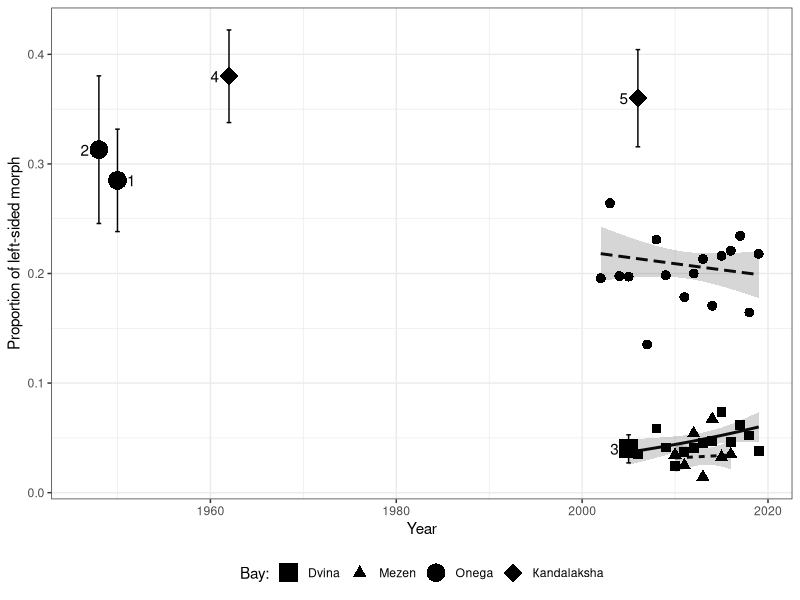

Source code (R):
## ---- chunk 1
library(knitr)
opts_chunk$set(echo = FALSE, message = FALSE, warning = FALSE)
                      
## ---- chunk 2
library(dplyr)
library(tidyr)
library(ggplot2)
library(readxl)
library(reshape2)
library(vegan)
library(mgcv)
library(ggrepel)
library(broom)
library(tidyr)

cam <- read_excel("Data/All_length_age_year.xlsx") 

cam$Orient2 <- ifelse(cam$Orient == "Left", 1, 0)
## ---- chunk 3
cam$Bay <- factor(cam$Bay)

# Mod2 <- gam(Orient2 ~ s(Year, by = Bay) +  Bay, data = cam, family = "binomial")

Mod2 <- glm(Orient2 ~ Year*Bay, data = cam, family = "binomial")



Mod_Dvina <- glm(Orient2 ~ Year, data = cam[cam$Bay == "Dvina", ], family = "binomial")
summary(Mod_Dvina)

Mod_Onega <- glm(Orient2 ~ Year, data = cam[cam$Bay == "Onega", ], family = "binomial")
summary(Mod_Onega)


Mod_Mezen <- glm(Orient2 ~ Year, data = cam[cam$Bay == "Mezen", ], family = "binomial")
summary(Mod_Mezen)



# summary(Mod2)

mydata <- cam %>% group_by(Bay) %>% do(data.frame(Year = seq(min(.$Year), max(.$Year), 1)))


predicted <- predict(Mod2, newdata = mydata, se.fit = T, type = "response")


mydata$Fit = predicted$fit

mydata$SE = predicted$se.fit


left_freq <- cam %>%  group_by(Bay, Year) %>% summarise(Left_prop = mean(Orient2))

historic_data <- data.frame(Bay = c("Onega", "Onega", "Dvina", "Кandalaksha", "Кandalaksha"), Year = c(1950, 1948, 2005, 1962, 2006), Left_prop = c(0.285, 0.313, 0.04, 0.38, 0.36), N = c(358, 182, 897, 507, 450), Source = c(1, 2, 3, 4, 5), shift = c(1.5, rep(-1.5, 4)) )

historic_data$SE <- with(historic_data, sqrt(Left_prop*(1-Left_prop)/N)  ) 


ggplot(mydata, aes(x = Year, y = Fit, group = Bay)) + geom_line(aes(linetype = Bay), size = 1) + 
    geom_ribbon(aes(ymax = Fit + 1.96*SE, ymin = Fit - 1.96*SE), alpha = 0.2) + 
  geom_point(data = left_freq, aes(y = Left_prop, shape = Bay), size = 3, fill = "gray")  + 
  geom_errorbar(data = historic_data, aes(x = Year, y = Left_prop,   ymin = Left_prop - 1.96 * SE, ymax = Left_prop + 1.96 * SE), width = 0.5) + 
  geom_point(data = historic_data, aes(x = Year, y = Left_prop,  shape = Bay), size = 6, fill = "white")+ 
  geom_text(data = historic_data, aes(x = Year + shift, y = Left_prop, label = Source)) +
  labs(x = "Year",  y = "Proportion of left-sided morph", shape = "Bay:") + 
  theme_bw() + 
  scale_shape_manual(values = c(15, 17, 16, 18)) +
  guides(linetype = "none") +
  theme(legend.position = "bottom")

  


## ---- chunk 4
mod_summary <- tidy(Mod2)

mod_summary[,2:4] <- round (mod_summary[,2:4], 2)

mod_summary[,5] <- round (mod_summary[,5], 4)


kable(mod_summary, col.names = c("Model term", "Parameter", "SE", "Z-statistic", "p-value"), caption = "Table ++. Parameters of model fitted")
